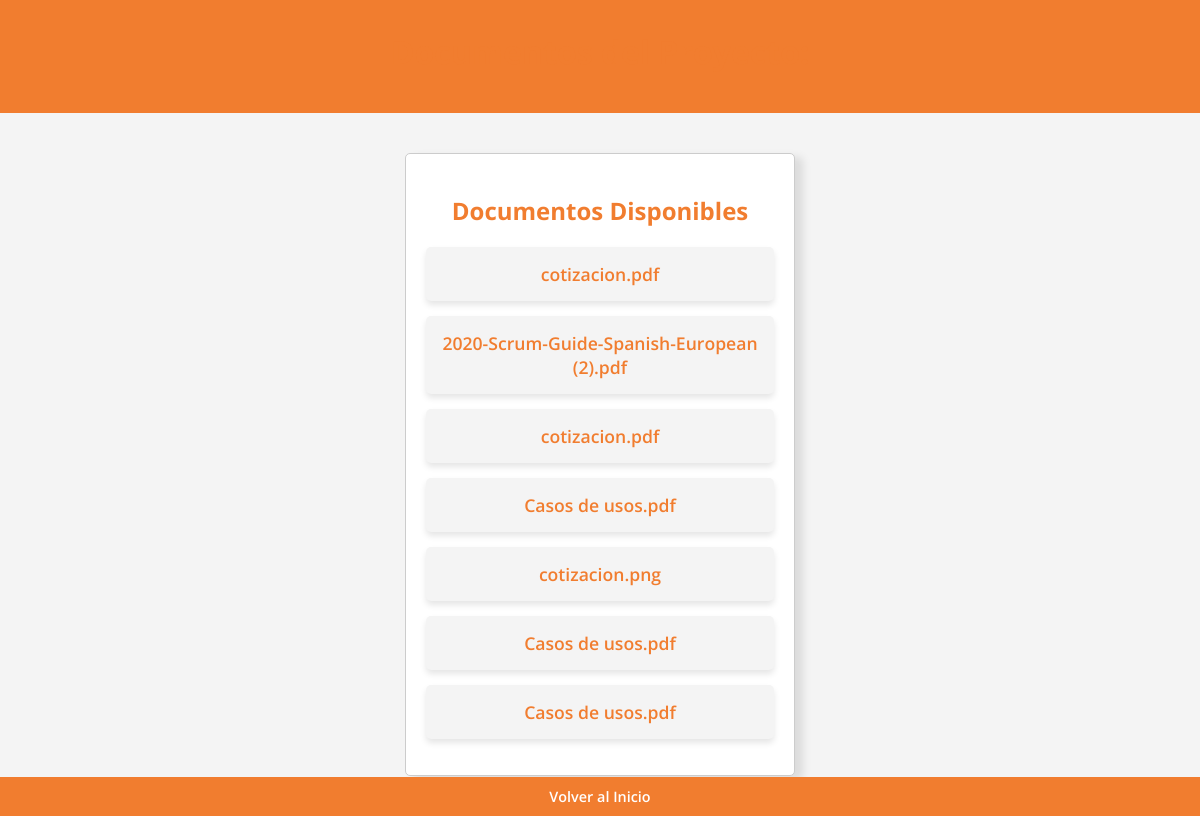
/documentos, run on an earlier commit of the app's database.
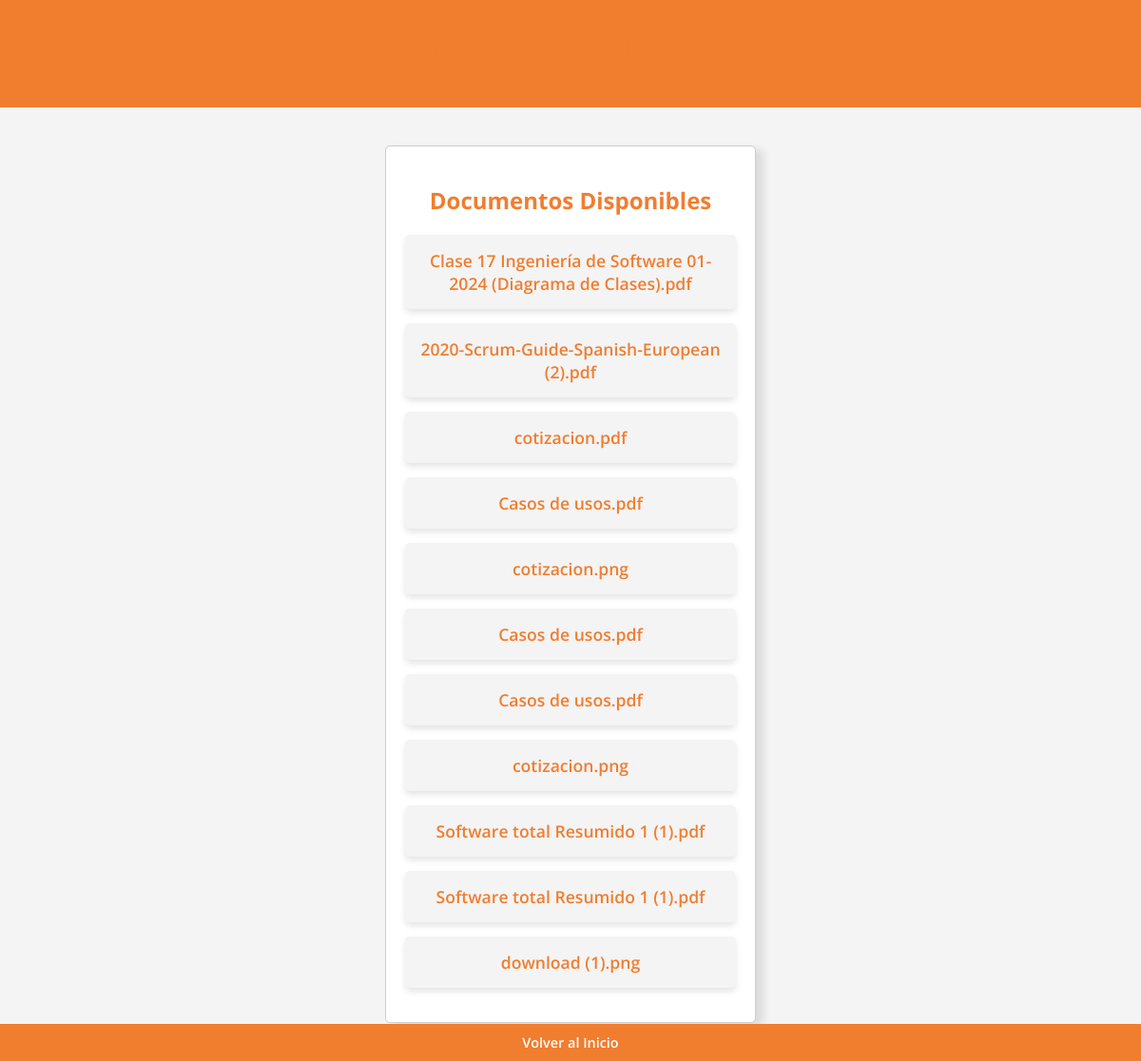
And on a later commit of the database.
### app.py (models this page shows, shortened)
class Document(db.Model):
    id = db.Column(db.Integer, primary_key=True)
    url = db.Column(db.String(255), nullable=False)
    nombre = db.Column(db.String(255), nullable=False)
    fecha_subida = db.Column(db.DateTime, nullable=False)
    cotizacion_id = db.Column(db.Integer, db.ForeignKey('cotizacion.id'), nullable=False)
    cotizacion = db.relationship('Cotizacion', backref='documentos')

### app.py (the view)
@app.route('/documentos', methods=["GET",'POST'])
def mostrar_documentos():
    documentos = Document.query.all()
    return render_template('documentos_proyecto.html', documentos=documentos)

### templates/documentos_proyecto.html (shortened to what this page needs)
<!DOCTYPE html>
<html lang="es">
<head>
    <link rel="stylesheet" href="{{ url_for('static', filename='styles.css') }}">
</head>
<body>
    <header>
        <h1>Documentos del Proyecto: {{ proyecto }}</h1>
    </header>
    <div class="container">
        <div class="section">
            <h2>Documentos Disponibles</h2>
            <ul class="document-list">
                {% for documento in documentos %}
                    <li class="document-item">
                        <a href="{{ documento.url }}" target="_blank" class="document-link">
                            {{ documento.nombre }}
                        </a>
                    </li>
                {% endfor %}
            </ul>
        </div>
    </div>
    <footer>
        <a href="/" class="support-link">Volver al Inicio</a>
    </footer>
</body>
</html>

### static/styles.css (style rules this page uses)
body { font-family: 'Open Sans', Arial, sans-serif; margin: 0; padding: 0; box-sizing: border-box; background-color: #f4f4f4; }
header { background-color: #f17d2f; color: white; padding: 20px; text-align: center; }
h1 { margin: 10px 0 0; font-size: 2rem; }
.container { display: flex; justify-content: space-around; margin: 20px auto; padding: 20px; max-width: 1200px; }
.section { width: 30%; padding: 20px; background-color: white; border: 1px solid #ccc; border-radius: 5px; text-align: center; box-shadow: 8px 4px 8px rgba(0, 0, 0, 0.1); }
h2 { color: #f17d2f; }
footer { background-color: #f17d2f; color: white; padding: 10px; text-align: center; position: fixed; width: 100%; bottom: 0; }
.support-link { color: white; text-decoration: none; font-weight: 600; }
.document-list { list-style-type: none; padding: 0; }
.document-item { background-color: #f4f4f4; margin: 15px 0; padding: 15px; border-radius: 5px; text-align: center; box-shadow: 0 4px 6px rgba(0, 0, 0, 0.1); }
.document-link { color: #f17d2f; text-decoration: none; font-weight: 600; font-size: 1.1rem; }
h1 { color: #f17d2f; margin-bottom: 20px; }
footer { background-color: #f17d2f; color: white; padding: 10px 0; text-align: center; position: fixed; bottom: 0; width: 100%; font-size: 0.9rem; }

What changed in the data, as far as the page shows it:
changed Document: nombre "cotizacion.pdf" → "Clase 17 Ingeniería de Software 01-2024 (Diagrama de Clases).pdf"
added Document: nombre "cotizacion.png"
added Document: nombre "Software total Resumido 1 (1).pdf"
added Document: nombre "Software total Resumido 1 (1).pdf"
added Document: nombre "download (1).png"
